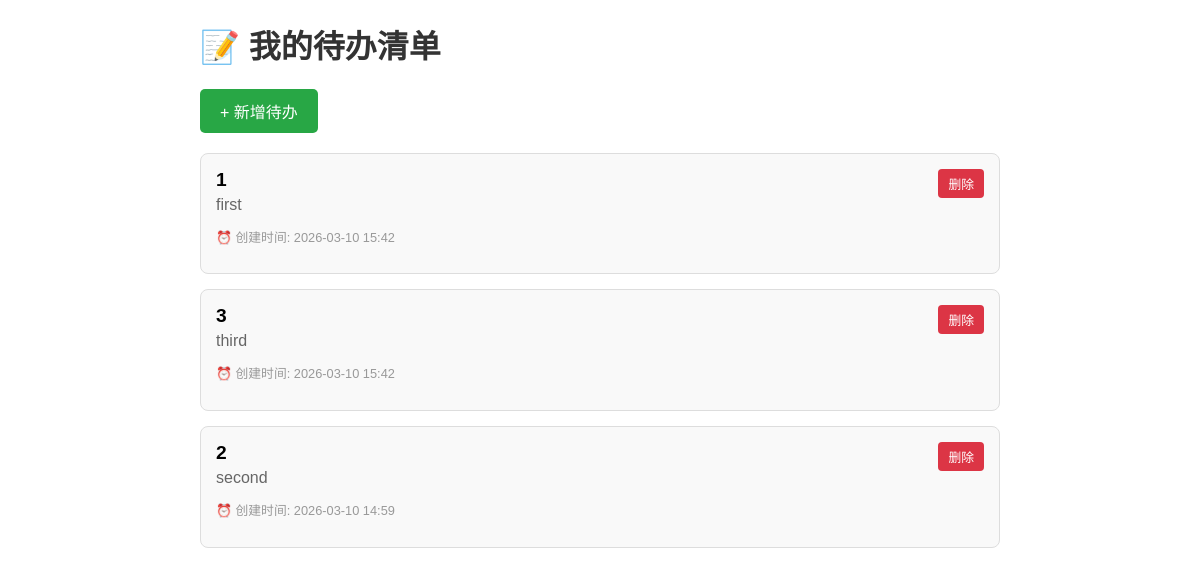
Page /todos/ on the earlier database version.
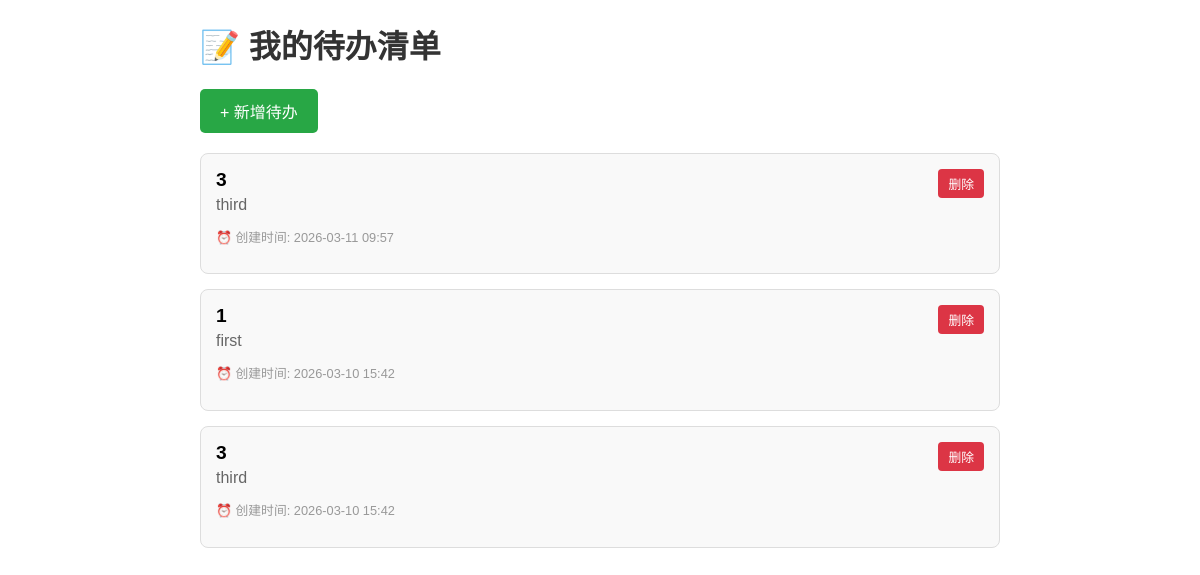
Same page on the later database version.
### todos/models.py (models this page shows, shortened)
class Todo(models.Model):
    title = models.CharField(max_length=200)
    content = models.TextField()
    time = models.DateTimeField(auto_now_add=True)

### todos/views.py (the view)
# urls.py: path('', views.todo_list,name = 'todo_list'),
def todo_list(request):
    todos = Todo.objects.all().order_by('-time')
    return render(request,'todos/todos.html',{'todo':todos})

### todos/templates/todos/todos.html (shortened to what this page needs)
<!DOCTYPE html>
<html lang="zh-CN">
<head>
</head>
<body>
    <h1>📝 我的待办清单</h1>
    <a href="{% url 'todo_add' %}" class="add-btn">+ 新增待办</a>
    <div class="todo-list">
        {% for item in todo %}
            <div class="todo-item">
                <h3 class="todo-title">{{ item.title }}</h3>
                <p class="todo-content">{{ item.content }}</p>
                <p class="todo-time">⏰ 创建时间: {{ item.time|date:"Y-m-d H:i" }}</p>
                <form action="{% url 'todo_delete' item.pk %}" method="post" class="delete-form" onsubmit="return confirm('确定要删除 \'{{ item.title }}\'吗？');">
                    <button type="submit" class="delete-btn">删除</button>
                </form>
            </div>
        {% empty %}
            <p class="empty-msg">还没有待办事项，快去添加一个吧！</p>
        {% endfor %}
    </div>
</body>
</html>

### todos/templates/todos/todos.html (style rules this page uses)
body { font-family: sans-serif; max-width: 800px; margin: 20px auto; padding: 0 20px; }
h1 { color: #333; }
.add-btn { display: inline-block; background-color: #28a745; color: white; padding: 10px 20px; text-decoration: none; border-radius: 5px; margin-bottom: 20px; }
.todo-item { border: 1px solid #ddd; padding: 15px; margin-bottom: 15px; border-radius: 8px; background-color: #f9f9f9; position: relative; }
.todo-title { font-size: 1.2em; font-weight: bold; margin: 0 0 5px 0; }
.todo-content { color: #666; margin: 5px 0; }
.todo-time { font-size: 0.8em; color: #999; }
.delete-form { position: absolute; top: 15px; right: 15px; }
.delete-btn { background-color: #dc3545; color: white; border: none; padding: 5px 10px; border-radius: 4px; cursor: pointer; font-size: 0.8em; }

Differences in the rows shown:
removed Todo: title "2", content "second", time "2026-03-10 14:59"
added Todo: title "3", content "third", time "2026-03-11 09:57"
